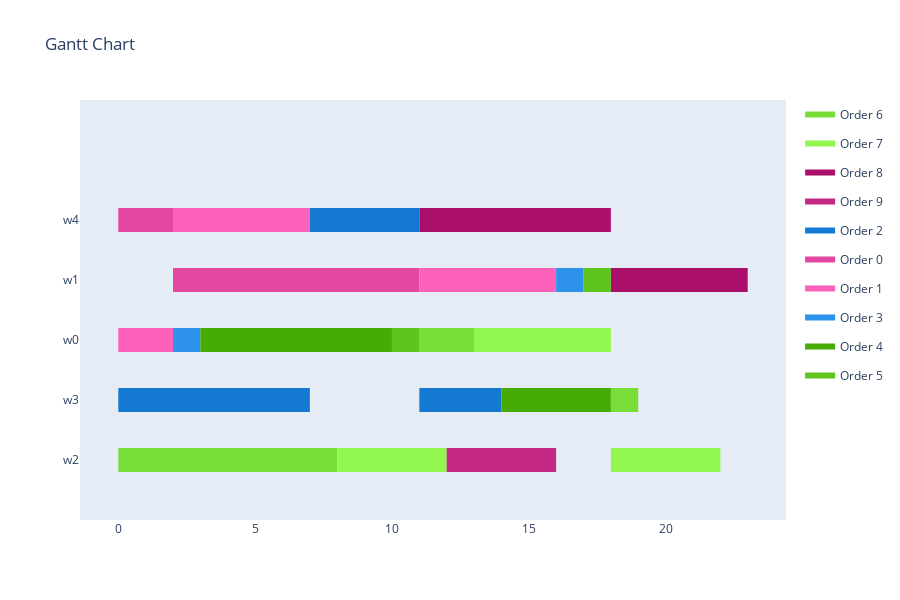

Notebook code cell kept with this figure:
### Code cell
visualize_schedule_demo(schedule[0], env, orders)
print(f'Fitness Values:\nMakespan: {schedule[1][0]}\nTardiness: {schedule[1][1]}\nDeviation: {schedule[1][2]}\nIdle Time: {schedule[1][3]}\nProfit: {schedule[1][4]}')

### Figure 1 — Plotly figure (JSON) as saved in the notebook; plotly's stock layout.template omitted (floating-point values rounded to 4 significant figures)
{"data": [{"fill": "toself", "fillcolor": "rgb(120, 221, 55)", "hoverinfo": "name", "legendgroup": "rgb(120, 221, 55)", "mode": "none", "name": "Order 6", "type": "scatter", "x": [11, 13, 13, 11, 11, 18, 19, 19, 18, 18, 0, 6, 6, 0, 0, 6, 8, 8, 6], "y": [1.8, 1.8, 2.2, 2.2, null, 0.8, 0.8, 1.2, 1.2, null, -0.2, -0.2, 0.2, 0.2, null, -0.2, -0.2, 0.2, 0.2]}, {"fill": "toself", "fillcolor": "rgb(145, 246, 80)", "hoverinfo": "name", "legendgroup": "rgb(145, 246, 80)", "mode": "none", "name": "Order 7", "type": "scatter", "x": [13, 18, 18, 13, 13, 8, 12, 12, 8, 8, 18, 22, 22, 18], "y": [1.8, 1.8, 2.2, 2.2, null, -0.2, -0.2, 0.2, 0.2, null, -0.2, -0.2, 0.2, 0.2]}, {"fill": "toself", "fillcolor": "rgb(170, 15, 105)", "hoverinfo": "name", "legendgroup": "rgb(170, 15, 105)", "mode": "none", "name": "Order 8", "type": "scatter", "x": [11, 13, 13, 11, 11, 13, 18, 18, 13, 13, 18, 23, 23, 18], "y": [3.8, 3.8, 4.2, 4.2, null, 3.8, 3.8, 4.2, 4.2, null, 2.8, 2.8, 3.2, 3.2]}, {"fill": "toself", "fillcolor": "rgb(195, 40, 130)", "hoverinfo": "name", "legendgroup": "rgb(195, 40, 130)", "mode": "none", "name": "Order 9", "type": "scatter", "x": [12, 14, 14, 12, 12, 14, 16, 16, 14], "y": [-0.2, -0.2, 0.2, 0.2, null, -0.2, -0.2, 0.2, 0.2]}, {"fill": "toself", "fillcolor": "rgb(20, 121, 211)", "hoverinfo": "name", "legendgroup": "rgb(20, 121, 211)", "mode": "none", "name": "Order 2", "type": "scatter", "x": [7, 11, 11, 7, 7, 0, 7, 7, 0, 0, 11, 13, 13, 11, 11, 13, 14, 14, 13], "y": [3.8, 3.8, 4.2, 4.2, null, 0.8, 0.8, 1.2, 1.2, null, 0.8, 0.8, 1.2, 1.2, null, 0.8, 0.8, 1.2, 1.2]}, {"fill": "toself", "fillcolor": "rgb(226, 71, 161)", "hoverinfo": "name", "legendgroup": "rgb(226, 71, 161)", "mode": "none", "name": "Order 0", "type": "scatter", "x": [0, 2, 2, 0, 0, 2, 6, 6, 2, 2, 6, 11, 11, 6], "y": [3.8, 3.8, 4.2, 4.2, null, 2.8, 2.8, 3.2, 3.2, null, 2.8, 2.8, 3.2, 3.2]}, {"fill": "toself", "fillcolor": "rgb(251, 96, 186)", "hoverinfo": "name", "legendgroup": "rgb(251, 96, 186)", "mode": "none", "name": "Order 1", "type": "scatter", "x": [2, 7, 7, 2, 2, 11, 16, 16, 11, 11, 0, 2, 2, 0], "y": [3.8, 3.8, 4.2, 4.2, null, 2.8, 2.8, 3.2, 3.2, null, 1.8, 1.8, 2.2, 2.2]}, {"fill": "toself", "fillcolor": "rgb(45, 146, 236)", "hoverinfo": "name", "legendgroup": "rgb(45, 146, 236)", "mode": "none", "name": "Order 3", "type": "scatter", "x": [16, 17, 17, 16, 16, 2, 3, 3, 2], "y": [2.8, 2.8, 3.2, 3.2, null, 1.8, 1.8, 2.2, 2.2]}, {"fill": "toself", "fillcolor": "rgb(70, 171, 5)", "hoverinfo": "name", "legendgroup": "rgb(70, 171, 5)", "mode": "none", "name": "Order 4", "type": "scatter", "x": [3, 5, 5, 3, 3, 5, 10, 10, 5, 5, 14, 18, 18, 14], "y": [1.8, 1.8, 2.2, 2.2, null, 1.8, 1.8, 2.2, 2.2, null, 0.8, 0.8, 1.2, 1.2]}, {"fill": "toself", "fillcolor": "rgb(95, 196, 30)", "hoverinfo": "name", "legendgroup": "rgb(95, 196, 30)", "mode": "none", "name": "Order 5", "type": "scatter", "x": [17, 18, 18, 17, 17, 10, 11, 11, 10], "y": [2.8, 2.8, 3.2, 3.2, null, 1.8, 1.8, 2.2, 2.2]}, {"legendgroup": "rgb(120, 221, 55)", "marker": {"color": "rgb(120, 221, 55)", "opacity": 0, "size": 1}, "mode": "markers", "name": "", "showlegend": false, "text": [null, null, null, null, null, null, null, null], "type": "scatter", "x": [11, 13, 18, 19, 0, 6, 6, 8], "y": [2, 2, 1, 1, 0, 0, 0, 0]}, {"legendgroup": "rgb(145, 246, 80)", "marker": {"color": "rgb(145, 246, 80)", "opacity": 0, "size": 1}, "mode": "markers", "name": "", "showlegend": false, "text": [null, null, null, null, null, null], "type": "scatter", "x": [13, 18, 8, 12, 18, 22], "y": [2, 2, 0, 0, 0, 0]}, {"legendgroup": "rgb(170, 15, 105)", "marker": {"color": "rgb(170, 15, 105)", "opacity": 0, "size": 1}, "mode": "markers", "name": "", "showlegend": false, "text": [null, null, null, null, null, null], "type": "scatter", "x": [11, 13, 13, 18, 18, 23], "y": [4, 4, 4, 4, 3, 3]}, {"legendgroup": "rgb(195, 40, 130)", "marker": {"color": "rgb(195, 40, 130)", "opacity": 0, "size": 1}, "mode": "markers", "name": "", "showlegend": false, "text": [null, null, null, null], "type": "scatter", "x": [12, 14, 14, 16], "y": [0, 0, 0, 0]}, {"legendgroup": "rgb(20, 121, 211)", "marker": {"color": "rgb(20, 121, 211)", "opacity": 0, "size": 1}, "mode": "markers", "name": "", "showlegend": false, "text": [null, null, null, null, null, null, null, null], "type": "scatter", "x": [7, 11, 0, 7, 11, 13, 13, 14], "y": [4, 4, 1, 1, 1, 1, 1, 1]}, {"legendgroup": "rgb(226, 71, 161)", "marker": {"color": "rgb(226, 71, 161)", "opacity": 0, "size": 1}, "mode": "markers", "name": "", "showlegend": false, "text": [null, null, null, null, null, null], "type": "scatter", "x": [0, 2, 2, 6, 6, 11], "y": [4, 4, 3, 3, 3, 3]}, {"legendgroup": "rgb(251, 96, 186)", "marker": {"color": "rgb(251, 96, 186)", "opacity": 0, "size": 1}, "mode": "markers", "name": "", "showlegend": false, "text": [null, null, null, null, null, null], "type": "scatter", "x": [2, 7, 11, 16, 0, 2], "y": [4, 4, 3, 3, 2, 2]}, {"legendgroup": "rgb(45, 146, 236)", "marker": {"color": "rgb(45, 146, 236)", "opacity": 0, "size": 1}, "mode": "markers", "name": "", "showlegend": false, "text": [null, null, null, null], "type": "scatter", "x": [16, 17, 2, 3], "y": [3, 3, 2, 2]}, {"legendgroup": "rgb(70, 171, 5)", "marker": {"color": "rgb(70, 171, 5)", "opacity": 0, "size": 1}, "mode": "markers", "name": "", "showlegend": false, "text": [null, null, null, null, null, null], "type": "scatter", "x": [3, 5, 5, 10, 14, 18], "y": [2, 2, 2, 2, 1, 1]}, {"legendgroup": "rgb(95, 196, 30)", "marker": {"color": "rgb(95, 196, 30)", "opacity": 0, "size": 1}, "mode": "markers", "name": "", "showlegend": false, "text": [null, null, null, null], "type": "scatter", "x": [17, 18, 10, 11], "y": [3, 3, 2, 2]}], "layout": {"height": 600, "hovermode": "closest", "showlegend": true, "title": {"text": "Gantt Chart"}, "xaxis": {"rangeselector": {"buttons": [{"count": 7, "label": "1w", "step": "day", "stepmode": "backward"}, {"count": 1, "label": "1m", "step": "month", "stepmode": "backward"}, {"count": 6, "label": "6m", "step": "month", "stepmode": "backward"}, {"count": 1, "label": "YTD", "step": "year", "stepmode": "todate"}, {"count": 1, "label": "1y", "step": "year", "stepmode": "backward"}, {"step": "all"}]}, "showgrid": false, "type": "linear", "zeroline": false}, "yaxis": {"autorange": false, "range": [-1, 6], "showgrid": false, "ticktext": ["w2", "w3", "w0", "w1", "w4"], "tickvals": [0, 1, 2, 3, 4], "zeroline": false}}}
